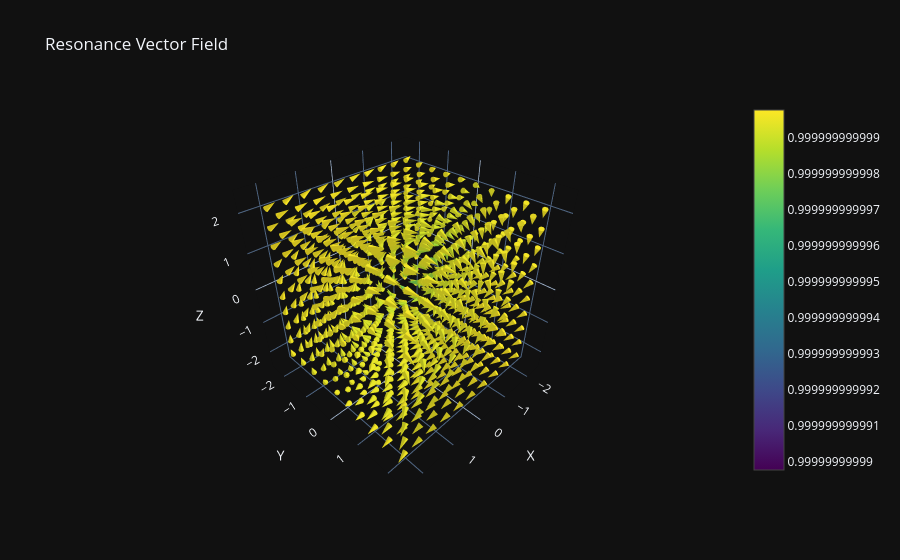

Here is the notebook cell this chart was saved with:
### Markdown cell above
### 10. 3D Resonance Vector Field

Generate a 3D vector field.

This section samples directional structure across a 3D grid. The cones show how the field pushes, twists, or redirects motion at each point in space.

### Code cell
X3, Y3, Z3 = make_grid_3d(
    n=10,
    span=2.1,
)

U3, V3, W3, M3 = resonance_vector_field_3d(
    X3,
    Y3,
    Z3,
    a=1.1,
    b=0.9,
    c=0.8,
    twist=0.7,
)

vector_field_3d(
    X3,
    Y3,
    Z3,
    U3,
    V3,
    W3,
    mag=M3,
    title="Resonance Vector Field",
    html_path=paths["html"] / "resonance_vector_field.html",
)

### Figure 1 — Plotly figure (JSON) as saved in the notebook; plotly's stock layout.template omitted (floating-point values rounded to 4 significant figures; data arrays with more than 128 entries replaced by an {"elided": "..."} marker saying what was removed)
{"data": [{"anchor": "tail", "colorscale": [[0, "#440154"], [0.1111, "#482878"], [0.2222, "#3e4989"], [0.3333, "#31688e"], [0.4444, "#26828e"], [0.5556, "#1f9e89"], [0.6667, "#35b779"], [0.7778, "#6ece58"], [0.8889, "#b5de2b"], [1, "#fde725"]], "showscale": true, "sizemode": "scaled", "sizeref": 0.6, "type": "cone", "u": {"elided": "1000 float values"}, "v": {"elided": "1000 float values"}, "w": {"elided": "1000 float values"}, "x": {"elided": "1000 float values"}, "y": {"elided": "1000 float values"}, "z": {"elided": "1000 float values"}}], "layout": {"scene": {"xaxis": {"title": {"text": "X"}}, "yaxis": {"title": {"text": "Y"}}, "zaxis": {"title": {"text": "Z"}}}, "title": {"text": "Resonance Vector Field"}}}
